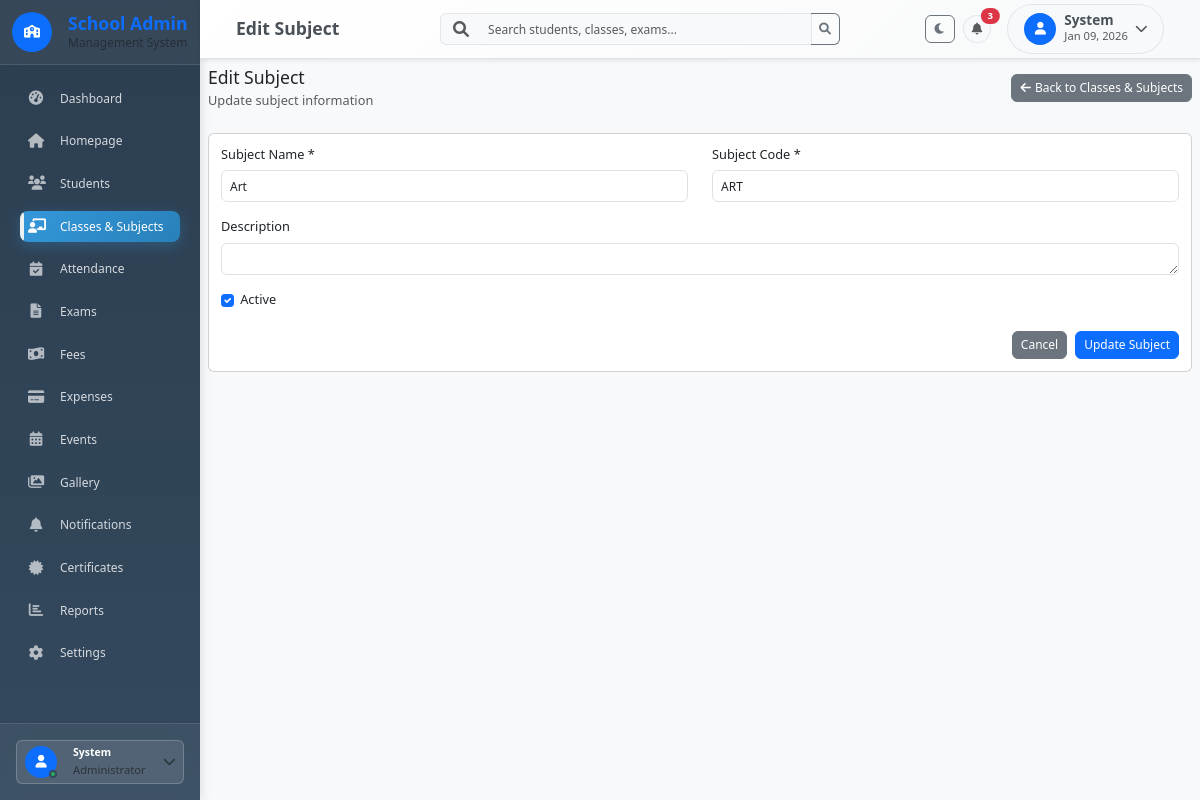
The page /admin/subjects/edit/8 (signed in) on the database its author committed.
### tables this page shows
CREATE TABLE subjects (
    id INT PRIMARY KEY AUTO_INCREMENT,
    subject_name VARCHAR(100) NOT NULL,
    subject_code VARCHAR(20) UNIQUE,
    description TEXT,
    is_active BOOLEAN DEFAULT TRUE,
    created_at TIMESTAMP DEFAULT CURRENT_TIMESTAMP
);

### views/admin/subjects/edit.php (the view, shortened to what the rows shown need)
<?php
$page_title = 'Edit Subject';
?>
<div class="d-flex justify-content-between align-items-center mb-4">
    <div>
        <h4 class="mb-1"><?php echo $page_title; ?></h4>
        <p class="text-muted mb-0">Update subject information</p>
    </div>
    <div>
        <a href="/admin/classes" class="btn btn-secondary">
            <i class="fas fa-arrow-left me-1"></i>Back to Classes & Subjects
        </a>
    </div>
</div>
<div class="card">
    <div class="card-body">
        <form method="POST" action="/admin/subjects/update/<?php echo $subject['id']; ?>">
            <div class="row">
                <div class="col-md-6 mb-3">
                    <label for="subject_name" class="form-label">Subject Name *</label>
                    <input type="text" class="form-control" id="subject_name" name="subject_name"
                           value="<?php echo $_SESSION['flash']['old']['subject_name'] ?? $subject['subject_name']; ?>" required>
                </div>
                <div class="col-md-6 mb-3">
                    <label for="subject_code" class="form-label">Subject Code *</label>
                    <input type="text" class="form-control" id="subject_code" name="subject_code"
                           value="<?php echo $_SESSION['flash']['old']['subject_code'] ?? $subject['subject_code']; ?>" required>
                </div>
            </div>
            <div class="mb-3">
                <label for="description" class="form-label">Description</label>
                <textarea class="form-control" id="description" name="description" rows="3"><?php echo $_SESSION['flash']['old']['description'] ?? $subject['description']; ?></textarea>
            </div>
            <div class="mb-3">
                <div class="form-check">
                    <input class="form-check-input" type="checkbox" id="is_active" name="is_active" value="1" <?php echo ($_SESSION['flash']['old']['is_active'] ?? $subject['is_active']) ? 'checked' : ''; ?>>
                    <label class="form-check-label" for="is_active">
                        Active
                    </label>
                </div>
            </div>
            <div class="d-flex justify-content-end">
                <a href="/admin/classes" class="btn btn-secondary me-2">Cancel</a>
                <button type="submit" class="btn btn-primary">Update Subject</button>
            </div>
        </form>
    </div>
</div>
<?php
include dirname(__DIR__) . '/layout.php';
?>

### core/Router.php (shortened to what the rows shown need)
<?php
class Router {
    private $routes = [];
    private $basePath = '';
    public function __construct($basePath = '') {
        $this->basePath = $basePath;
    }
    private function addRoute($method, $path, $handler) {
        $path = $this->basePath . $path;
        $this->routes[$method][$path] = $handler;
    }
    public function dispatch() {
        $requestMethod = $_SERVER['REQUEST_METHOD'];
        $requestUri = parse_url($_SERVER['REQUEST_URI'], PHP_URL_PATH);
        $requestUri = rtrim($requestUri, '/');
        if (isset($this->routes[$requestMethod])) {
            foreach ($this->routes[$requestMethod] as $path => $handler) {
                $pattern = $this->convertToRegex($path);
                if (preg_match($pattern, $requestUri, $matches)) {
                    array_shift($matches);
                    $this->callHandler($handler, $matches);
                    return;
                }
            }
        }
    }
    private function convertToRegex($path) {
        $pattern = preg_replace('/\{(\w+)\}/', '(?P<$1>[^/]+)', $path);
        return '/^' . str_replace('/', '\/', $pattern) . '$/';
    }
    private function callHandler($handler, $params) {
        $positionalParams = array_filter($params, function($key) {
            return is_int($key);
        }, ARRAY_FILTER_USE_KEY);
        if (is_callable($handler)) {
            call_user_func_array($handler, $positionalParams);
        } elseif (is_string($handler)) {
            list($controller, $method) = explode('@', $handler);
            $controllerFile = CONTROLLERS_PATH . $controller . '.php';
            if (file_exists($controllerFile)) {
                $controllerInstance = new $controller();
                if (method_exists($controllerInstance, $method)) {
                    call_user_func_array([$controllerInstance, $method], $positionalParams);
                } else {
                    throw new Exception("Method {$method} not found in {$controller}");
                }
            } else {
                throw new Exception("Controller {$controller} not found");
            }
        }
    }
}

### rows shown on the page
subjects: subject_name "Art", subject_code "ART", is_active "☑"
